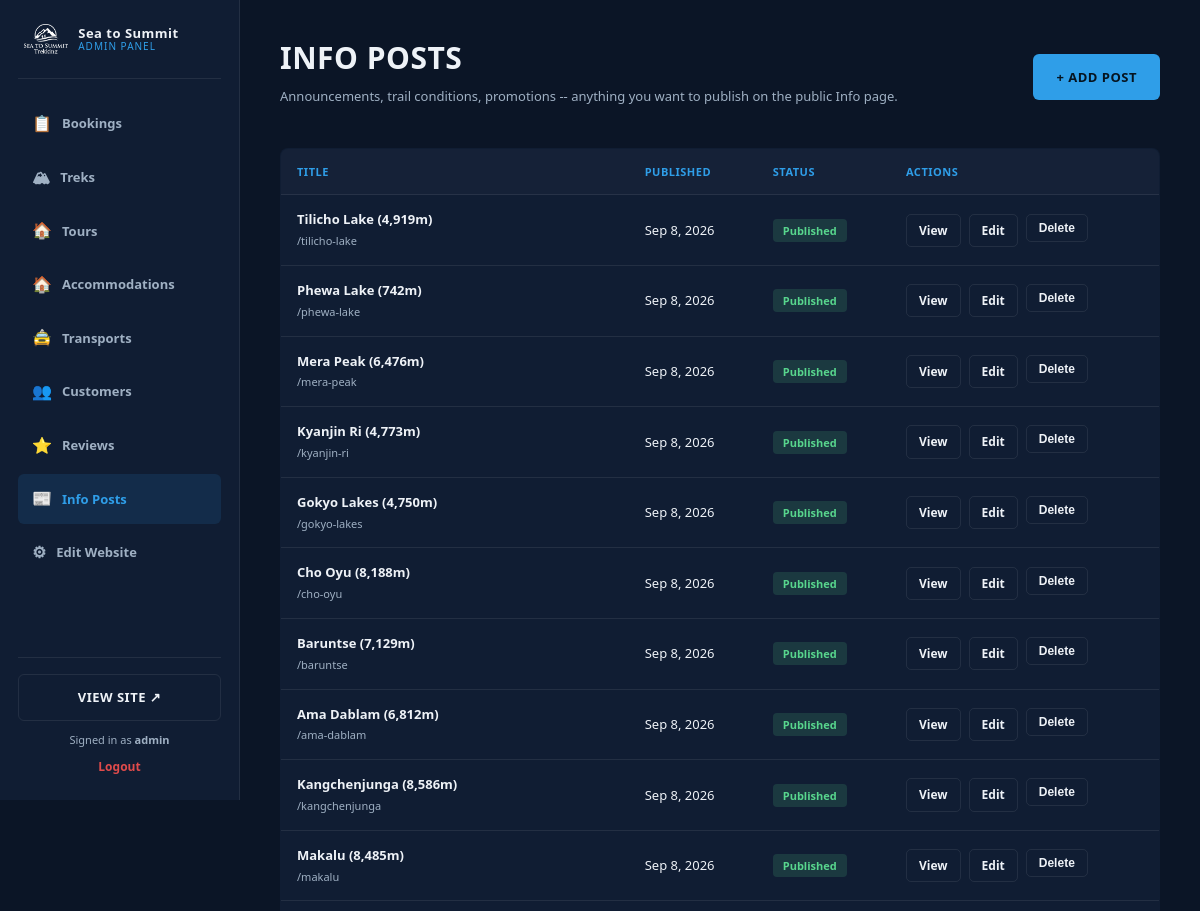
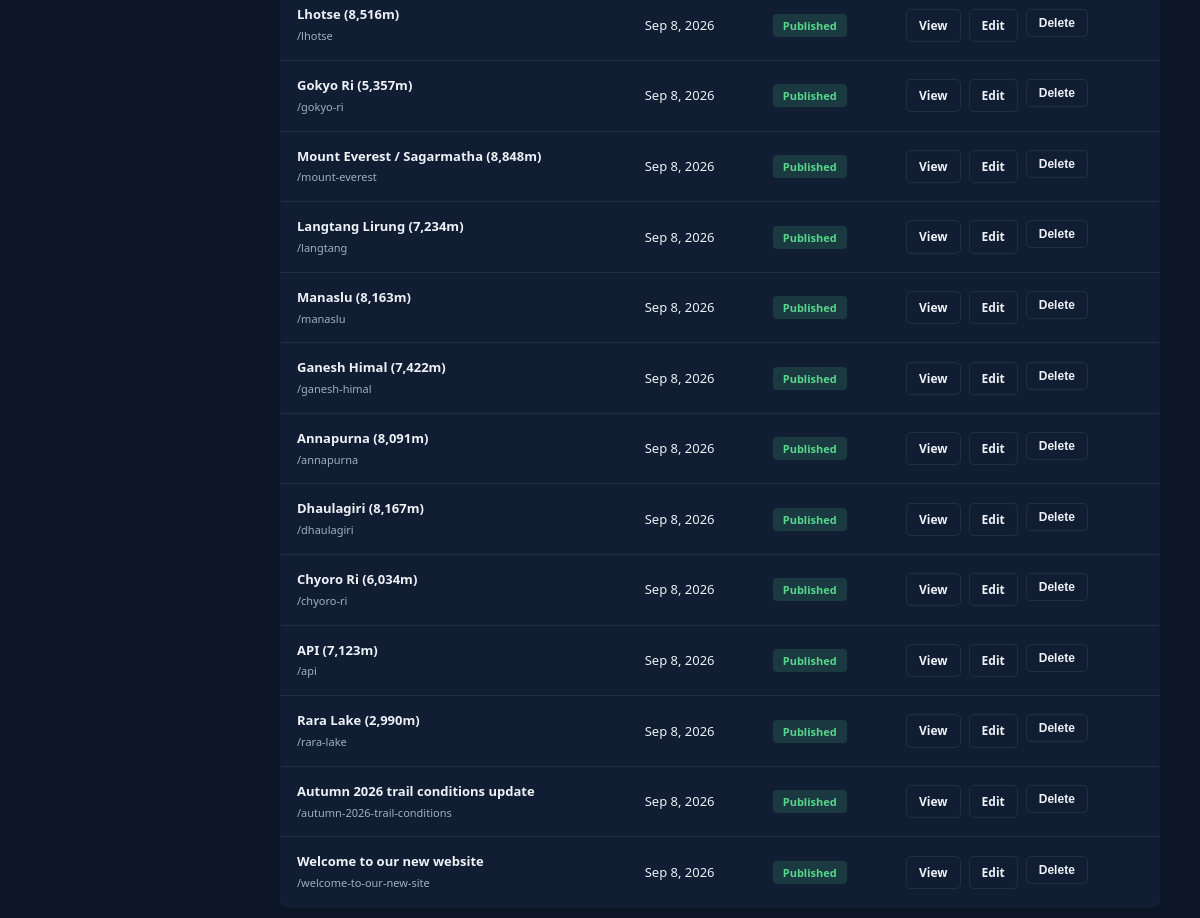
The page /admin/posts.php (signed in) on the database its author committed (2 pictures, top to bottom).
### tables this page shows
CREATE TABLE posts (
    id INT AUTO_INCREMENT PRIMARY KEY,
    slug VARCHAR(150) NOT NULL UNIQUE,
    title VARCHAR(200) NOT NULL,
    excerpt VARCHAR(300) DEFAULT NULL,
    body TEXT NOT NULL,
    image_url VARCHAR(255) DEFAULT NULL,
    is_published TINYINT(1) NOT NULL DEFAULT 1,
    published_at DATE NOT NULL,
    created_at TIMESTAMP DEFAULT CURRENT_TIMESTAMP
);

### config.php (called while the page is built, shortened)
<?php
$conn = new mysqli(DB_HOST, DB_USER, DB_PASS, DB_NAME, DB_PORT);
$conn->set_charset('utf8mb4');
function h($str) {
    return htmlspecialchars($str ?? '', ENT_QUOTES, 'UTF-8');
}
function get_setting($key, $default = '') {
    static $cache = null;
    global $conn;
    if ($cache === null) {
        $cache = [];
        $res = $conn->query("SELECT setting_key, setting_value FROM site_settings");
        if ($res) {
            while ($row = $res->fetch_assoc()) {
                $cache[$row['setting_key']] = $row['setting_value'];
            }
        }
    }
    return ($cache[$key] ?? null) !== null && $cache[$key] !== '' ? $cache[$key] : $default;
}

### admin/posts.php (the view, shortened to what this page needs)
<?php
require_once '../config.php';
$admin_active = 'posts';
$posts = $conn->query("SELECT * FROM posts ORDER BY published_at DESC, id DESC");
?>
<?php include 'includes/header.php'; ?>
<div class="admin-page-header">
    <div>
        <h1>INFO POSTS</h1>
        <p>Announcements, trail conditions, promotions -- anything you want to publish on the public Info page.</p>
    </div>
    <a href="post-form.php" class="btn btn-primary">+ ADD POST</a>
</div>
<?php if ($posts->num_rows === 0): ?>
    <div class="empty-state">No posts yet.</div>
<?php else: ?>
<div style="overflow-x:auto;">
<table class="data-table">
    <thead>
        <tr><th>Title</th><th>Published</th><th>Status</th><th>Actions</th></tr>
    </thead>
    <tbody>
    <?php while ($p = $posts->fetch_assoc()): ?>
        <tr>
            <td><b><?= h($p['title']) ?></b><br><span style="color:var(--text-muted);font-size:11px;">/<?= h($p['slug']) ?></span></td>
            <td><?= date('M j, Y', strtotime($p['published_at'])) ?></td>
            <td><span class="status-pill <?= $p['is_published'] ? 'Confirmed' : 'Cancelled' ?>"><?= $p['is_published'] ? 'Published' : 'Draft' ?></span></td>
            <td>
                <div style="display:flex;gap:8px;">
                    <a href="../post-detail.php?slug=<?= h($p['slug']) ?>" target="_blank" class="icon-btn">View</a>
                    <a href="post-form.php?id=<?= (int)$p['id'] ?>" class="icon-btn">Edit</a>
                    <form method="POST" action="post-delete.php">
                        <button type="submit" class="icon-btn danger" data-confirm="Delete &quot;<?= h(addslashes($p['title'])) ?>&quot;?">Delete</button>
                    </form>
                </div>
            </td>
        </tr>
    <?php endwhile; ?>
    </tbody>
</table>
</div>
<?php endif; ?>
<?php include 'includes/footer.php'; ?>

### admin/includes/header.php (shortened to what this page needs)
<!DOCTYPE html>
<html lang="en">
<head>
<title><?= isset($page_title) ? h($page_title) . ' | ' : '' ?>Admin &middot; <?= h(get_setting('site_name', 'Sea to Summit')) ?></title>
<link rel="stylesheet" href="../assets/css/style.css?v=<?= @filemtime(__DIR__ . '/../../assets/css/style.css') ?: time() ?>">
</head>
<body>
<div class="admin-shell">
    <aside class="admin-sidebar">
        <div class="admin-logo">
            <img class="logo-mark" src="../<?= h(get_setting('logo_white_path', 'assets/images/logo-mark-white.png')) ?>" alt="<?= h(get_setting('site_name', 'Sea to Summit')) ?>">
            <div class="logo-text">
                <span class="logo-title"><?= h(get_setting('site_name', 'Sea to Summit')) ?></span>
                <span class="logo-sub">ADMIN PANEL</span>
            </div>
        </div>
        <nav class="admin-nav">
            <a href="dashboard.php" class="<?= $admin_active === 'dashboard' ? 'active' : '' ?>">
                <span class="ai">&#128203;</span> Bookings
            </a>
            <a href="treks.php" class="<?= $admin_active === 'treks' ? 'active' : '' ?>">
                <span class="ai">&#127956;</span> Treks
            </a>
            <a href="tours.php" class="<?= $admin_active === 'tours' ? 'active' : '' ?>">
                <span class="ai">&#127968;</span> Tours
            </a>
            <a href="accommodations.php" class="<?= $admin_active === 'accommodations' ? 'active' : '' ?>">
                <span class="ai">&#127968;</span> Accommodations
            </a>
            <a href="transports.php" class="<?= $admin_active === 'transports' ? 'active' : '' ?>">
                <span class="ai">&#128662;</span> Transports
            </a>
            <a href="customers.php" class="<?= $admin_active === 'customers' ? 'active' : '' ?>">
                <span class="ai">&#128101;</span> Customers
            </a>
            <a href="reviews.php" class="<?= $admin_active === 'reviews' ? 'active' : '' ?>">
                <span class="ai">&#11088;</span> Reviews
            </a>
            <a href="posts.php" class="<?= $admin_active === 'posts' ? 'active' : '' ?>">
                <span class="ai">&#128240;</span> Info Posts
            </a>
            <a href="settings.php" class="<?= $admin_active === 'settings' ? 'active' : '' ?>">
                <span class="ai">&#9881;</span> Edit Website
            </a>
        </nav>
        <div class="admin-sidebar-footer">
            <a href="../index.html" target="_blank" class="btn btn-outline btn-block" style="margin-bottom:10px;">VIEW SITE &#8599;</a>
            <div class="admin-user">Signed in as <b><?= h($_SESSION['admin_username'] ?? '') ?></b></div>
            <a href="../logout.php" class="admin-logout">Logout</a>
        </div>
    </aside>
    <main class="admin-main">

### admin/includes/footer.php (shortened to what this page needs)
    </main>
</div>
</body>
</html>

### assets/css/style.css (style rules this page uses)
:root { --navy: #0b1526; --navy-2: #101d33; --navy-3: #16233b; --blue: #2f9ee8; --blue-dark: #1e6fb3; --red: #e04b4b; --text-light: #eef2f7; --text-muted: #9fb0c3; --border: rgba(255,255,255,0.08); --radius: 6px; }
* { box-sizing: border-box; }
body { margin: 0; font-family: 'Segoe UI', Arial, sans-serif; background: var(--navy); color: var(--text-light); line-height: 1.6; }
a { text-decoration: none; color: inherit; }
img { max-width: 100%; display: block; }
h1, h2, h3, h4 { font-family: 'Segoe UI', Arial, sans-serif; font-weight: 800; text-transform: uppercase; letter-spacing: 0.5px; margin: 0; }
.btn { display: inline-flex; align-items: center; gap: 8px; padding: 12px 22px; font-weight: 700; font-size: 13px; letter-spacing: 0.5px; border-radius: var(--radius); border: 1px solid transparent; cursor: pointer; transition: all 0.15s ease; }
.btn-primary { background: var(--blue); color: #061420; }
.btn-outline { background: transparent; border-color: var(--border); color: var(--text-light); }
.btn-block { width: 100%; justify-content: center; }
.logo-mark { height: 38px; width: auto; display: block; }
.logo-text { display: flex; flex-direction: column; line-height: 1.1; }
.logo-title { font-weight: 800; font-size: 14px; letter-spacing: 0.5px; }
.logo-sub { font-size: 11px; color: var(--blue); letter-spacing: 1px; }
table.data-table { width: 100%; border-collapse: collapse; background: var(--navy-2); border: 1px solid var(--border); border-radius: 8px; overflow: hidden; }
table.data-table th, table.data-table td { padding: 14px 16px; text-align: left; font-size: 13px; border-bottom: 1px solid var(--border); }
table.data-table th { color: var(--blue); text-transform: uppercase; letter-spacing: 0.5px; font-size: 11px; background: rgba(255,255,255,0.02); }
table.data-table tr:last-child td { border-bottom: none; }
.status-pill { padding: 4px 10px; border-radius: 4px; font-size: 11px; font-weight: 700; }
.status-pill.Confirmed { background: rgba(88,214,141,0.15); color: #58d68d; }
.admin-shell { display: flex; min-height: 100vh; }
.admin-sidebar { width: 240px; flex-shrink: 0; background: var(--navy-2); border-right: 1px solid var(--border); display: flex; flex-direction: column; padding: 24px 18px; position: sticky; top: 0; height: 100vh; }
.admin-logo { display: flex; align-items: center; gap: 10px; padding: 0 6px 24px; border-bottom: 1px solid var(--border); margin-bottom: 20px; }
.admin-logo .logo-mark { height: 30px; width: auto; flex-shrink: 0; }
.admin-logo .logo-title { display: block; font-weight: 800; font-size: 13px; }
.admin-logo .logo-sub { display: block; font-size: 10px; color: var(--blue); letter-spacing: 1px; }
.admin-nav { display: flex; flex-direction: column; gap: 4px; flex: 1; }
.admin-nav a { display: flex; align-items: center; gap: 10px; padding: 12px 14px; border-radius: 6px; color: var(--text-muted); font-size: 13px; font-weight: 600; }
.admin-nav a .ai { font-size: 16px; }
.admin-nav a.active { background: rgba(47,158,232,0.12); color: var(--blue); }
.admin-sidebar-footer { border-top: 1px solid var(--border); padding-top: 16px; }
.admin-user { font-size: 11px; color: var(--text-muted); margin-bottom: 8px; text-align: center; }
.admin-logout { display: block; text-align: center; font-size: 12px; color: var(--red); font-weight: 700; }
.admin-main { flex: 1; padding: 34px 40px; max-width: 1200px; }
.admin-page-header { display: flex; align-items: center; justify-content: space-between; flex-wrap: wrap; gap: 14px; margin-bottom: 28px; }
.admin-page-header h1 { font-size: 30px; }
.admin-page-header p { color: var(--text-muted); font-size: 13px; margin-top: 4px; text-transform: none; }
.icon-btn { display: inline-flex; align-items: center; gap: 6px; padding: 6px 12px; border-radius: 5px; font-size: 12px; font-weight: 700; border: 1px solid var(--border); background: transparent; color: var(--text-light); cursor: pointer; }

### rows shown on the page
posts: title "Tilicho Lake (4,919m)", slug "tilicho-lake", published_at "Sep 8, 2026", is_published "Published"
posts: title "Phewa Lake (742m)", slug "phewa-lake", published_at "Sep 8, 2026", is_published "Published"
posts: title "Mera Peak (6,476m)", slug "mera-peak", published_at "Sep 8, 2026", is_published "Published"
posts: title "Kyanjin Ri (4,773m)", slug "kyanjin-ri", published_at "Sep 8, 2026", is_published "Published"
posts: title "Gokyo Lakes (4,750m)", slug "gokyo-lakes", published_at "Sep 8, 2026", is_published "Published"
posts: title "Cho Oyu (8,188m)", slug "cho-oyu", published_at "Sep 8, 2026", is_published "Published"
posts: title "Baruntse (7,129m)", slug "baruntse", published_at "Sep 8, 2026", is_published "Published"
posts: title "Ama Dablam (6,812m)", slug "ama-dablam", published_at "Sep 8, 2026", is_published "Published"
posts: title "Kangchenjunga (8,586m)", slug "kangchenjunga", published_at "Sep 8, 2026", is_published "Published"
posts: title "Makalu (8,485m)", slug "makalu", published_at "Sep 8, 2026", is_published "Published"
posts: title "Lhotse (8,516m)", slug "lhotse", published_at "Sep 8, 2026", is_published "Published"
posts: title "Gokyo Ri (5,357m)", slug "gokyo-ri", published_at "Sep 8, 2026", is_published "Published"
posts: title "Mount Everest / Sagarmatha (8,848m)", slug "mount-everest", published_at "Sep 8, 2026", is_published "Published"
posts: title "Langtang Lirung (7,234m)", slug "langtang", published_at "Sep 8, 2026", is_published "Published"
posts: title "Manaslu (8,163m)", slug "manaslu", published_at "Sep 8, 2026", is_published "Published"
posts: title "Ganesh Himal (7,422m)", slug "ganesh-himal", published_at "Sep 8, 2026", is_published "Published"
posts: title "Annapurna (8,091m)", slug "annapurna", published_at "Sep 8, 2026", is_published "Published"
posts: title "Dhaulagiri (8,167m)", slug "dhaulagiri", published_at "Sep 8, 2026", is_published "Published"
posts: title "Chyoro Ri (6,034m)", slug "chyoro-ri", published_at "Sep 8, 2026", is_published "Published"
posts: title "API (7,123m)", slug "api", published_at "Sep 8, 2026", is_published "Published"
posts: title "Rara Lake (2,990m)", slug "rara-lake", published_at "Sep 8, 2026", is_published "Published"
posts: title "Autumn 2026 trail conditions update", slug "autumn-2026-trail-conditions", published_at "Sep 8, 2026", is_published "Published"
posts: title "Welcome to our new website", slug "welcome-to-our-new-site", published_at "Sep 8, 2026", is_published "Published"

### other values the page prints
get_setting('site_name', 'Sea to Summit') "Sea to Summit"
$_SESSION['admin_username'] "admin"
